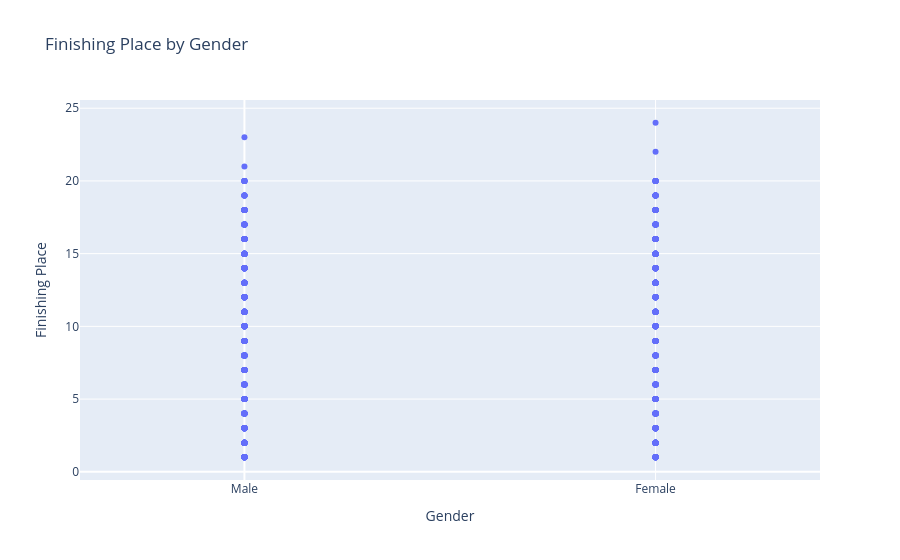

The notebook cell saved with this chart:
### Markdown cell above
#### Gender and placement

### Code cell
fig = px.scatter(
    df,
    x="gender",
    y="place",
    hover_data=["full_name", "season"], # show name and season on hover
    title="Finishing Place by Gender",
    labels={"place": "Finishing Place", "gender": "Gender"}
)

fig.update_xaxes(
    tickmode="array",
    tickvals=[0, 1],
    ticktext=["Male", "Female"], 
    range=[-0.4, 1.4]
)

fig.show()

### Figure 1 — Plotly figure (JSON) as saved in the notebook; plotly's stock layout.template omitted (floating-point values rounded to 4 significant figures; data arrays with more than 128 entries replaced by an {"elided": "..."} marker saying what was removed)
{"data": [{"customdata": {"elided": "917x2 mixed values"}, "hovertemplate": "Gender=%{x}<br>Finishing Place=%{y}<br>full_name=%{customdata[0]}<br>season=%{customdata[1]}<extra></extra>", "legendgroup": "", "marker": {"color": "#636efa", "symbol": "circle"}, "mode": "markers", "name": "", "orientation": "v", "showlegend": false, "type": "scatter", "x": {"elided": "917 int values"}, "xaxis": "x", "y": {"elided": "917 int values"}, "yaxis": "y"}], "layout": {"legend": {"tracegroupgap": 0}, "title": {"text": "Finishing Place by Gender"}, "xaxis": {"anchor": "y", "domain": [0, 1], "range": [-0.4, 1.4], "tickmode": "array", "ticktext": ["Male", "Female"], "tickvals": [0, 1], "title": {"text": "Gender"}}, "yaxis": {"anchor": "x", "domain": [0, 1], "title": {"text": "Finishing Place"}}}}
